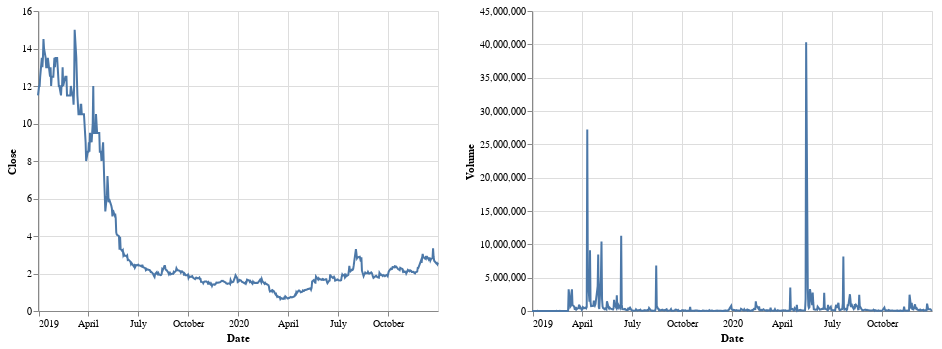

The cell this chart's notebook holds for it:
### Code cell
# multiple plots

price = (alt.
 Chart(stocks[stocks.Symbol == 'BLIN']).
 mark_line().
 encode(x='Date', y='Close'))
volume = (alt.
 Chart(stocks[stocks.Symbol == 'BLIN']).
 mark_line().
 encode(x='Date', y='Volume'))
price | volume

### Figure 1 — Vega-Lite specification as saved in the notebook (floating-point values rounded to 4 significant figures; data arrays with more than 128 entries replaced by an {"elided": "..."} marker saying what was removed)
{"config": {"view": {"continuousWidth": 400, "continuousHeight": 300}}, "hconcat": [{"data": {"name": "data-39cf5a09443ffcb19ac027e865cea34d"}, "mark": "line", "encoding": {"x": {"type": "temporal", "field": "Date"}, "y": {"type": "quantitative", "field": "Close"}}}, {"data": {"name": "data-39cf5a09443ffcb19ac027e865cea34d"}, "mark": "line", "encoding": {"x": {"type": "temporal", "field": "Date"}, "y": {"type": "quantitative", "field": "Volume"}}}], "$schema": "https://vega.github.io/schema/vega-lite/v4.8.1.json", "datasets": {"data-39cf5a09443ffcb19ac027e865cea34d": {"elided": "506 records"}}}
